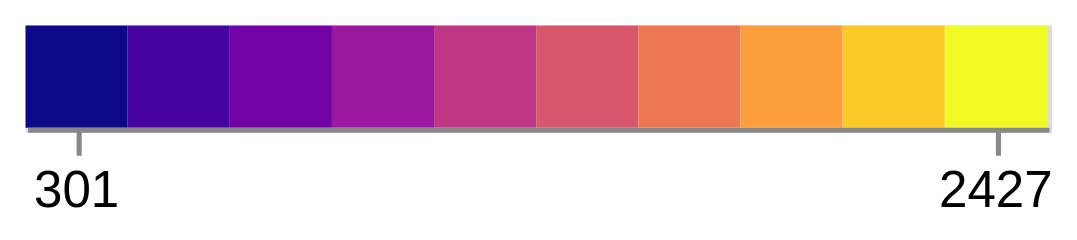

Here is the Vega-Lite specification saved for this chart:
### Vega-Lite specification from a JSON file in a GitHub repository (floating-point values rounded to 4 significant figures)
{"config": {"view": {"continuousWidth": 400, "continuousHeight": 300}}, "data": {"name": "data-b86891c7b28f6ba8c89396106ee02de4"}, "mark": "rect", "encoding": {"color": {"field": "cbar", "legend": null, "scale": {"scheme": "plasma"}, "type": "quantitative"}, "x": {"axis": {"labelAngle": 0, "title": null, "values": [301.0, 2427.0]}, "field": "cbar", "type": "ordinal"}, "y": {"axis": null, "field": "number", "type": "ordinal"}}, "$schema": "https://vega.github.io/schema/vega-lite/v4.17.0.json", "datasets": {"data-b86891c7b28f6ba8c89396106ee02de4": [{"cbar": 301.0, "number": 1}, {"cbar": 537.0, "number": 1}, {"cbar": 773.0, "number": 1}, {"cbar": 1010.0, "number": 1}, {"cbar": 1246.0, "number": 1}, {"cbar": 1482.0, "number": 1}, {"cbar": 1718.0, "number": 1}, {"cbar": 1955.0, "number": 1}, {"cbar": 2191.0, "number": 1}, {"cbar": 2427.0, "number": 1}]}}
